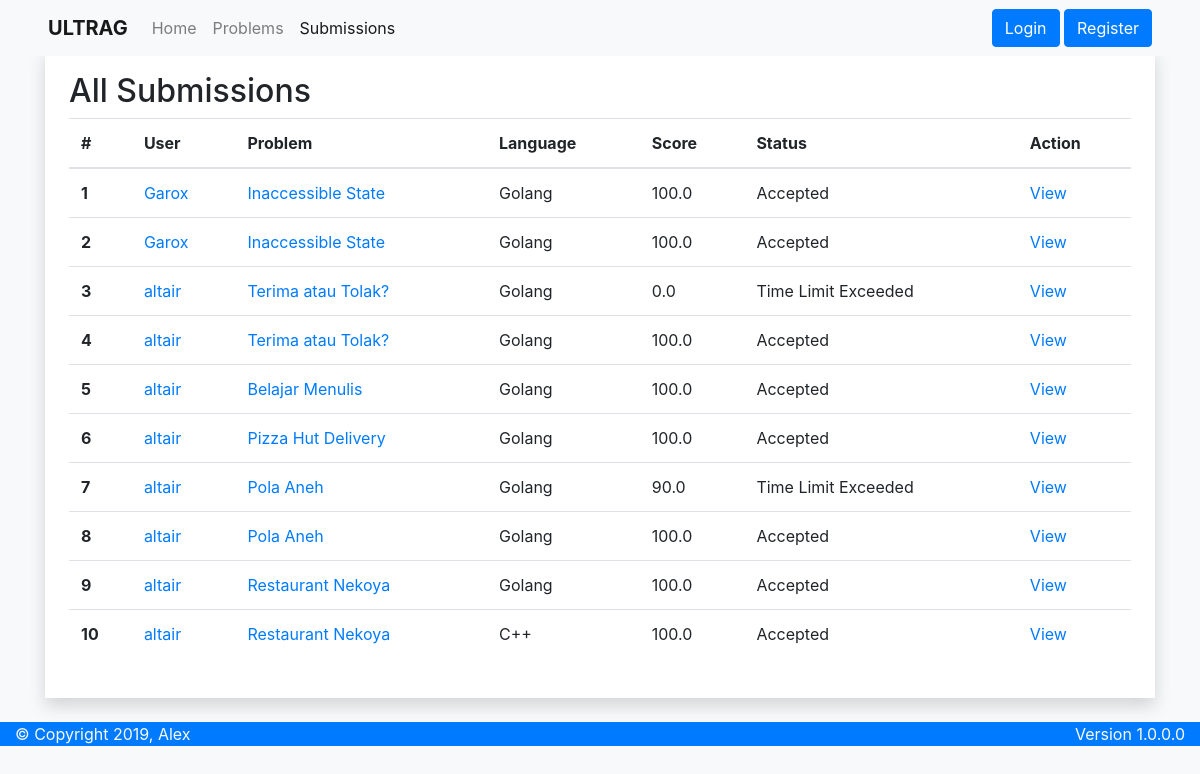
/submissions, run on an earlier commit of the app's database.
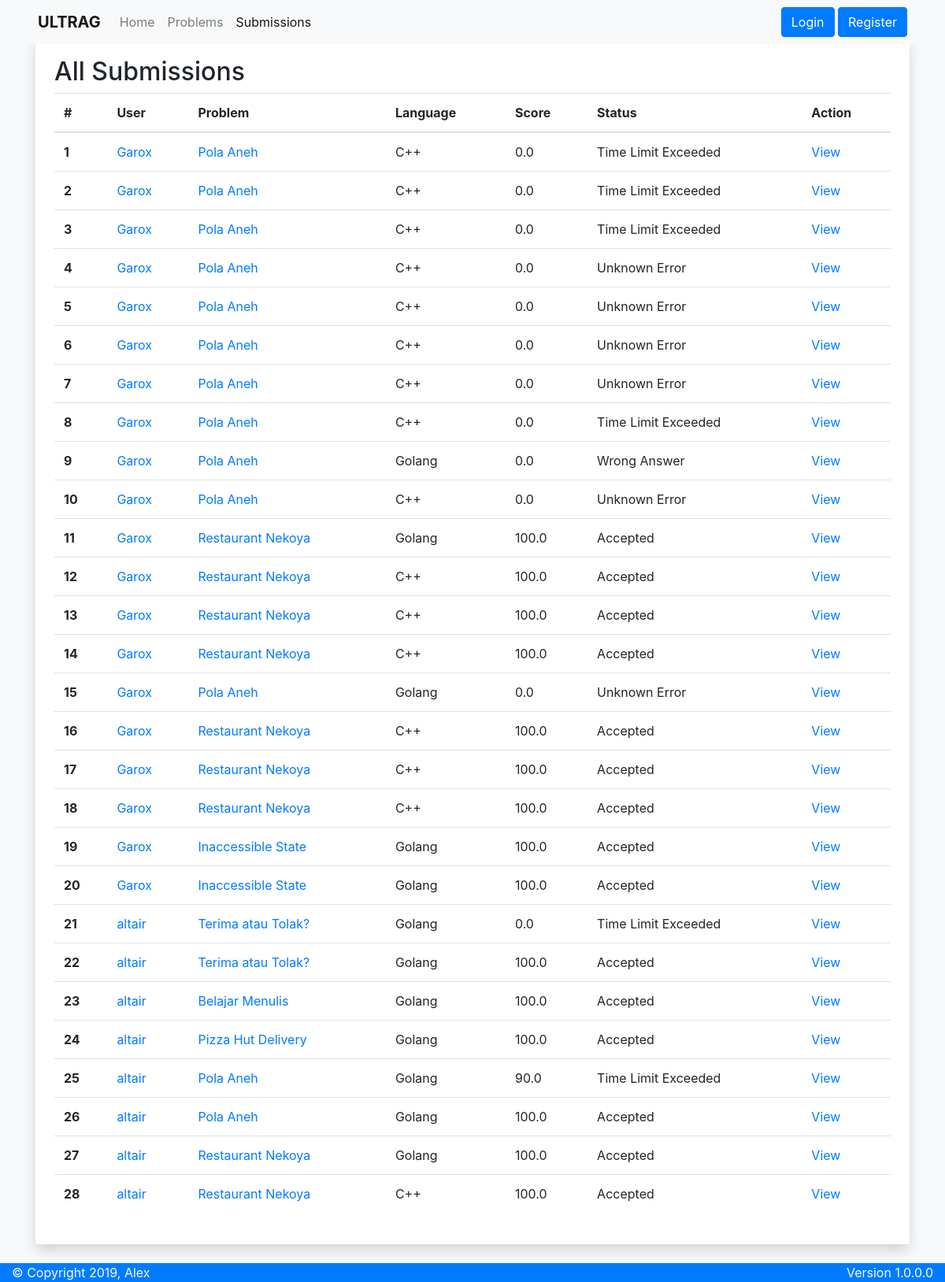
And on a later commit of the database.
### apps/models.py (models this page shows, shortened)
class Submission(models.Model):
    STATUS_CHOICES = {
        ('PEN', 'Pending'),
        ('AC', 'Accepted'),
        ('WA', 'Wrong Answer'),
        ('TLE', 'Time Limit Exceeded'),
        ('RTE', 'Runtime Error'),
        ('CTE', 'Compilation Error'),
        ('ACE', 'Abort Called Error'),
        ('MLE', 'Memory Limit Exceeded'),
        ('UNE', 'Unknown Error')
    }
    user = models.ForeignKey(User, default=None, null=True, on_delete=models.DO_NOTHING)
    name = models.CharField(max_length=255)
    problem = models.ForeignKey(Problem, on_delete=models.CASCADE)
    language = models.CharField(max_length=10, editable=False, default='Unknown')
    host = models.PositiveSmallIntegerField(default=0)
    score = models.FloatField(default=0)
    status = models.CharField(max_length=3, choices=STATUS_CHOICES, default='PEN')
    date = models.DateTimeField(default=now, editable=False)

class Problem(models.Model):
    name = models.CharField(max_length=50)
    description = MartorField()
    input = MartorField()
    output = MartorField()
    constraint = MartorField()
    time = models.PositiveSmallIntegerField()
    memory = models.PositiveSmallIntegerField()
    date = models.DateTimeField(default=now, editable=False)
    def __str__(self):
        return '{}'.format(self.name)

### apps/views.py (the view)
# urls.py: path('submissions', views.submissions, name='submissions'),
def submissions(request):
    submissions = models.Submission.objects.all().order_by('-date')
    context = {
        'Title': 'ULTRAG - Submission List',
        'Submissions': submissions
    }
    return render(request, 'apps/submissions.html', context)

### apps/templates/apps/submissions.html (shortened to what this page needs)
{% extends 'apps/base.html' %}
{% block extra-css %}
<link rel="stylesheet" href="https://cdn.datatables.net/1.10.20/css/dataTables.bootstrap4.min.css">
{% endblock extra-css %}
{% block content %}
<h2>All Submissions</h2>
<table id="submission" class="table table-hover">
	<thead>
		<tr>
			<th scope="col">#</th>
			<th scope="col">User</th>
			<th scope="col">Problem</th>
			<th scope="col">Language</th>
			<th scope="col">Score</th>
			<th scope="col">Status</th>
			<th scope="col">Action</th>
		</tr>
	</thead>
	<tbody>
		{% for submission in Submissions %}
		<tr>
			<th scope="row">{{ forloop.counter }}</th>
			<td><a href="{% url 'apps:profile' submission.user.username %}">{{ submission.user.username }}</a></td>
			<td><a href="{% url 'apps:problem' submission.problem_id %}">{{ submission.problem }}</a></td>
			<td>{{ submission.language }}</td>
			<td>{{ submission.score }}</td>
			<td>{{ submission.get_status_display }}</td>
			<td><a href="{% url 'apps:submission' submission.id %}">View</a></td>
		</tr>
		{% endfor %}
	</tbody>
</table>
{% endblock content %}

What changed in the data, as far as the page shows it:
added Submission: user.username "Garox", problem "Pola Aneh", language "C++", score "0.0", status "Time Limit Exceeded"
added Submission: user.username "Garox", problem "Pola Aneh", language "C++", score "0.0", status "Time Limit Exceeded"
added Submission: user.username "Garox", problem "Pola Aneh", language "C++", score "0.0", status "Time Limit Exceeded"
added Submission: user.username "Garox", problem "Pola Aneh", language "C++", score "0.0", status "Unknown Error"
added Submission: user.username "Garox", problem "Pola Aneh", language "C++", score "0.0", status "Unknown Error"
added Submission: user.username "Garox", problem "Pola Aneh", language "C++", score "0.0", status "Unknown Error"
added Submission: user.username "Garox", problem "Pola Aneh", language "C++", score "0.0", status "Unknown Error"
added Submission: user.username "Garox", problem "Pola Aneh", language "C++", score "0.0", status "Time Limit Exceeded"
added Submission: user.username "Garox", problem "Pola Aneh", language "Golang", score "0.0", status "Wrong Answer"
added Submission: user.username "Garox", problem "Pola Aneh", language "C++", score "0.0", status "Unknown Error"
added Submission: user.username "Garox", problem "Restaurant Nekoya", language "Golang", score "100.0", status "Accepted"
added Submission: user.username "Garox", problem "Restaurant Nekoya", language "C++", score "100.0", status "Accepted"
added Submission: user.username "Garox", problem "Restaurant Nekoya", language "C++", score "100.0", status "Accepted"
added Submission: user.username "Garox", problem "Restaurant Nekoya", language "C++", score "100.0", status "Accepted"
added Submission: user.username "Garox", problem "Pola Aneh", language "Golang", score "0.0", status "Unknown Error"
added Submission: user.username "Garox", problem "Restaurant Nekoya", language "C++", score "100.0", status "Accepted"
added Submission: user.username "Garox", problem "Restaurant Nekoya", language "C++", score "100.0", status "Accepted"
added Submission: user.username "Garox", problem "Restaurant Nekoya", language "C++", score "100.0", status "Accepted"
